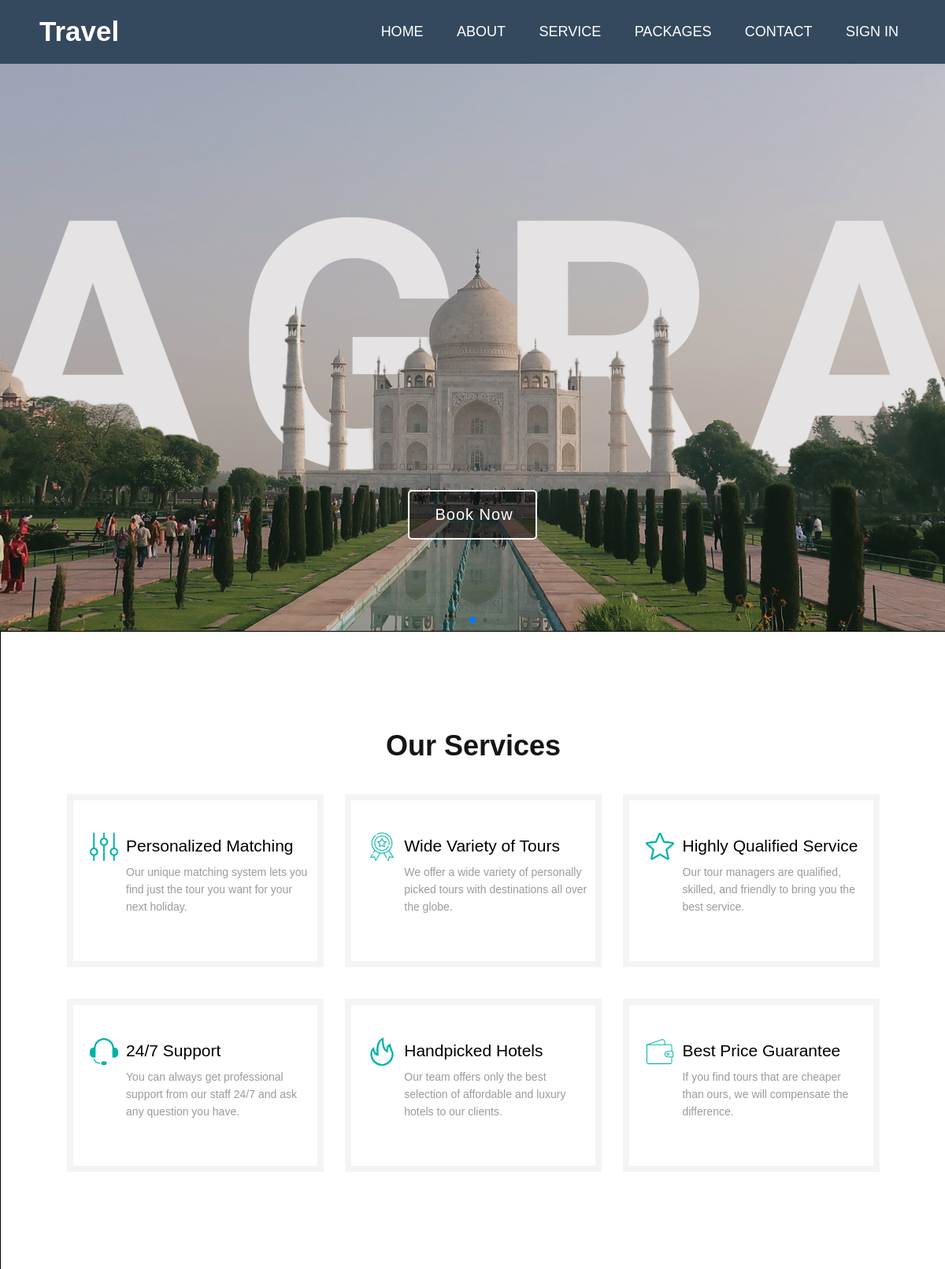
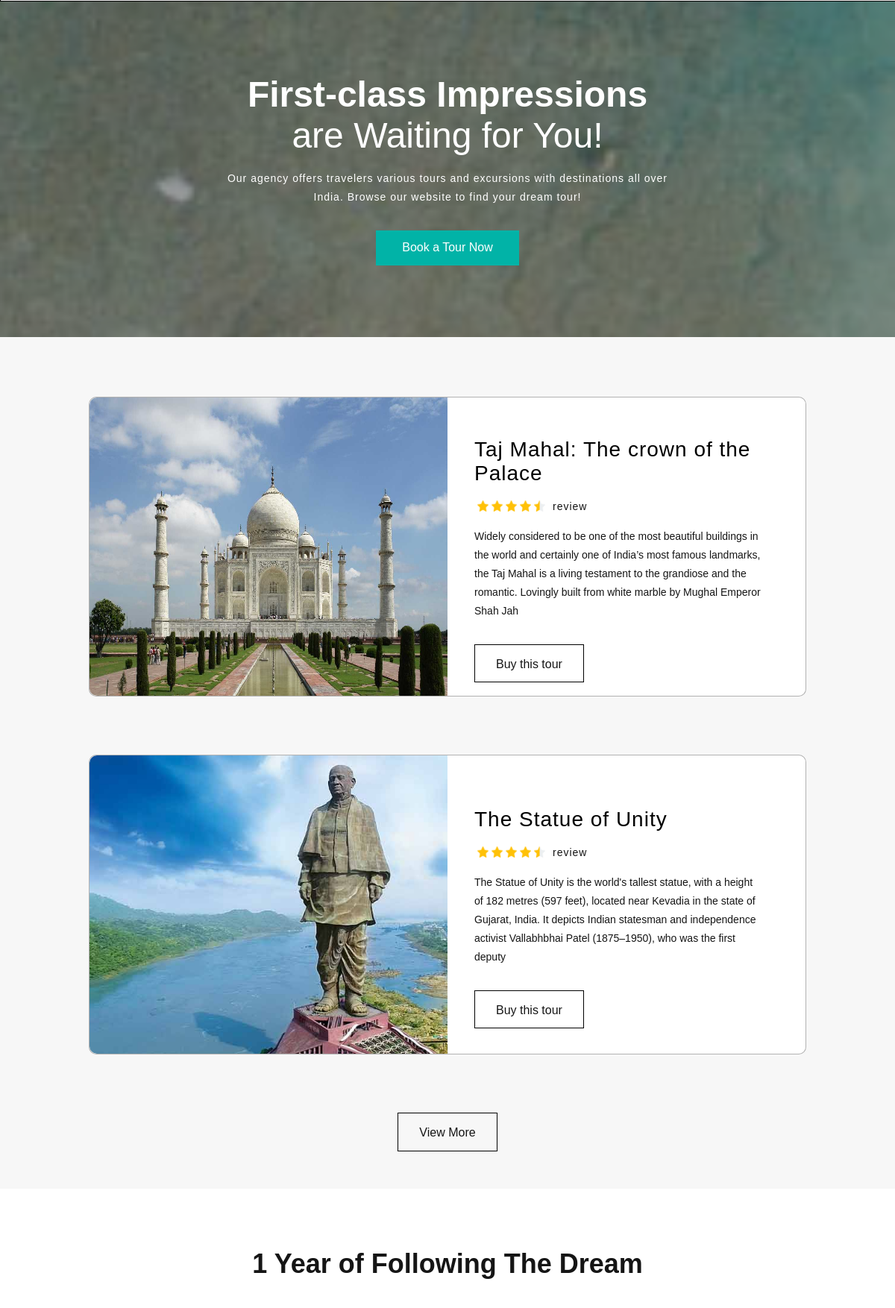
The page / (upper part) on the database its author committed (2 pictures, top to bottom).
### tables this page shows
CREATE TABLE packages(
id INT NOT NULL AUTO_INCREMENT,
title VARCHAR(255),
description VARCHAR(500),
facilities VARCHAR(500),
location VARCHAR(30),
adultprice INT(255),
childprice INT(255),
image VARCHAR(255),
image1 VARCHAR(255),
image2 VARCHAR(255),
image3 VARCHAR(255),
image4 VARCHAR(255),
PRIMARY KEY (id)
);

### cache.php (called while the page is built)
<?php
	$version = time();
?>

### index.php (the view, shortened to what this page needs)
	<?php include 'cache.php'; ?>
<!DOCTYPE html>
<html lang="en">
<head>
	<link rel="stylesheet" href="css/style.css?v=<?=$version?>">
	<link rel="stylesheet" type="text/css" href="../css/all.css?v=<?=$version?>">
	<link rel="stylesheet" href="https://cdn.jsdelivr.net/npm/swiper@8/swiper-bundle.min.css" />
</head>
<body>
	<?php
		include 'database_connect.php';
		$text = $text1 = "";
		if(!isset($_SESSION['log'])){
			$text = "SIGN IN";
		}else{
			$text1 = "MY ACCOUNT";
		}
		$sql = "SELECT * FROM packages order by id asc LIMIT 2 OFFSET 0";
		$all_product = mysqli_query($conn, $sql);
	?>
	<nav>
		<label for="logo">Travel</label>
		<ul>
			<li><a class="Active" href="index.php">Home</a></li>
			<li><a href="about.php	">About</a></li>
			<li><a href="#service">Service</a></li>
			<li><a href="packages.php">Packages</a></li>
			<li><a href="contact.php">Contact</a></li>
			<li><a href="user-panel/user-login.php"><?php echo $text; echo $text1; ?></a></li>
		</ul>
	</nav>
	<div class="swiper mySwiper">
		<div class="swiper-wrapper">
			<div class="swiper-slide img1">
				<a href="packages.php">Book Now</a>
			</div>
		</div>
		<div class="swiper-pagination">
		</div>
	  </div>
	<div class="our-service" id="service">
		<h4>Our Services</h4>
		<div class="service-box">
			<div class="service-content">
				<div class="service-icon">
					<img src="./images/control.png" width="36px" height="36px">
				</div>
				<div class="service-text">
					<h5>Personalized Matching</h5>
					<p>Our unique matching system lets you find just the tour you want
					for your next holiday.</p>
				</div>
			</div>
			<div class="service-content">
				<div class="service-icon">
					<img src="./images/medal.png" width="36px" height="36px" class="no-rotate">
				</div>
				<div class="service-text">
					<h5>Wide Variety of Tours</h5>
					<p>We offer a wide variety of personally picked tours with destinations all
					over the globe.</p>
				</div>
			</div>
			<div class="service-content">
				<div class="service-icon">
					<img src="./images/star.png" width="36px" height="36px" class="no-rotate">
				</div>
				<div class="service-text">
					<h5>Highly Qualified Service</h5>
					<p>Our tour managers are qualified, skilled, and friendly to bring you the best
					service.</p>
				</div>
			</div>
		</div>
		<div class="service-box1">
			<div class="service-content">
				<div class="service-icon">
					<img src="./images/support.png" width="36px" height="36px" class="no-rotate">
				</div>
				<div class="service-text">
					<h5>24/7 Support</h5>
					<p>You can always get professional support from our staff 24/7 and ask any question
					you have.</p>
				</div>
			</div>
			<div class="service-content">
				<div class="service-icon">
					<img src="./images/flame.png" width="36px" height="36px" class="no-rotate">
				</div>
				<div class="service-text">
					<h5>Handpicked Hotels</h5>
					<p>Our team offers only the best selection of affordable and luxury hotels to our
					clients.</p>
				</div>
			</div>
			<div class="service-content">
				<div class="service-icon">
					<img src="./images/wallet.png" width="36px" height="36px" class="no-rotate">
				</div>
				<div class="service-text">
					<h5>Best Price Guarantee</h5>
					<p>If you find tours that are cheaper than ours, we will compensate the
					difference.</p>
				</div>
			</div>
		</div>
	</div>
	<div class="book-container">
		<div class="book-opacity">
			<h3>First-class Impressions</h3>
			<h4>are Waiting for You!</h4>
			<p>Our agency offers travelers various tours and excursions with destinations all
			over India. Browse our website to find your dream tour!</p>
			<a href="packages.php">Book a Tour Now</a>
		</div>
	</div>
	<div class="people-container">
	<?php
		while($row = mysqli_fetch_assoc($all_product)){
	?>
		<div class="block">
			<div class="packages bg-packages">
				<div class="section1">
					<img src="<?php echo $row["image"] ?>" alt="">
				</div>
				<div class="section2">
					<div class="inner-section">
						<div class="heading">
							<h3><?php echo $row["title"] ?></h3>
						</div>
						<div class="review">
							<img src="images/ratingstar.png" width="15px" height="15px">
							<img src="images/ratingstar.png" width="15px" height="15px">
							<img src="images/ratingstar.png" width="15px" height="15px">
							<img src="images/ratingstar.png" width="15px" height="15px">
							<img src="images/halfstar.png" width="15px" height="15px">
							<h4>review</h4>
						</div>
						<div class="content">
							<h4><?php echo $row["description"] ?></h4>
						</div>
						<div class="btn">
							<a href="book.php?id=<?php echo $row["id"]?>">Buy this tour</a>
						</div>
					</div>
				</div>
			</div>
		</div>
	<?php
		}
	?>
	<div class="book-btn view-btn">
		<a href="packages.php">View More</a>
	</div>
	</div>
	<div class="counter-container">
		<h3>1 Year of Following The Dream</h3>
	</div>
	<?php include 'footer.php'; ?>
</body>
</html>

### rows shown on the page
packages: shows a picture, title "Taj Mahal: The crown of the Palace", description "Widely considered to be one of the most beautiful buildings in the world and certainly one of India’s most famous landmarks, the Taj Mahal is a living testament to the grandiose and the romantic. Lovingly built from white marble by Mughal Emperor Shah Jah"
packages: shows a picture, title "The Statue of Unity", description "The Statue of Unity is the world's tallest statue, with a height of 182 metres (597 feet), located near Kevadia in the state of Gujarat, India. It depicts Indian statesman and independence activist Vallabhbhai Patel (1875–1950), who was the first deputy"

### other values the page prints
$text "SIGN IN"
